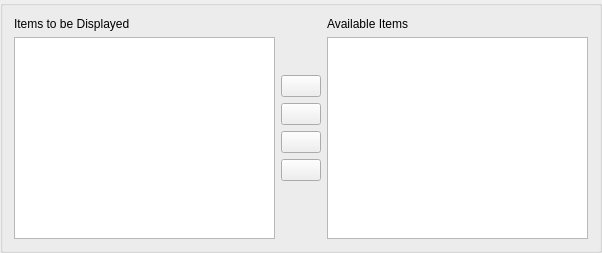
<?xml version="1.0" encoding="UTF-8"?>
<ui version="4.0">
 <class>ListSelectionWidget</class>
 <widget class="QGroupBox" name="ListSelectionWidget">
  <property name="geometry">
   <rect>
    <x>0</x>
    <y>0</y>
    <width>602</width>
    <height>253</height>
   </rect>
  </property>
  <layout class="QVBoxLayout" name="verticalLayout_5">
   <item>
    <layout class="QHBoxLayout" name="horizontalLayout">
     <item>
      <layout class="QVBoxLayout" name="verticalLayout_2">
       <item>
        <widget class="QLabel" name="label">
         <property name="text">
          <string>Items to be Displayed</string>
         </property>
        </widget>
       </item>
       <item>
        <widget class="QListWidget" name="selectedListWidget"/>
       </item>
      </layout>
     </item>
     <item>
      <layout class="QVBoxLayout" name="verticalLayout">
       <item>
        <spacer name="verticalSpacer">
         <property name="orientation">
          <enum>Qt::Vertical</enum>
         </property>
         <property name="sizeHint" stdset="0">
          <size>
           <width>20</width>
           <height>40</height>
          </size>
         </property>
        </spacer>
       </item>
       <item>
        <widget class="QPushButton" name="addButton">
         <property name="toolTip">
          <string>&lt;html&gt;&lt;head/&gt;&lt;body&gt;&lt;p&gt;Move the selected Available Item to the list of Items to be Displayed&lt;/p&gt;&lt;/body&gt;&lt;/html&gt;</string>
         </property>
         <property name="text">
          <string/>
         </property>
        </widget>
       </item>
       <item>
        <widget class="QPushButton" name="removeButton">
         <property name="toolTip">
          <string>&lt;html&gt;&lt;head/&gt;&lt;body&gt;&lt;p&gt;Remove the selected Item from the list of Items to be Displayed&lt;/p&gt;&lt;/body&gt;&lt;/html&gt;</string>
         </property>
         <property name="text">
          <string/>
         </property>
        </widget>
       </item>
       <item>
        <widget class="QPushButton" name="upButton">
         <property name="toolTip">
          <string>&lt;html&gt;&lt;head/&gt;&lt;body&gt;&lt;p&gt;Move the selected Item up in the list of Items to be Displayed&lt;/p&gt;&lt;/body&gt;&lt;/html&gt;</string>
         </property>
         <property name="text">
          <string/>
         </property>
        </widget>
       </item>
       <item>
        <widget class="QPushButton" name="downButton">
         <property name="toolTip">
          <string>&lt;html&gt;&lt;head/&gt;&lt;body&gt;&lt;p&gt;Move the select Item down in the list of Items to be Displayed&lt;/p&gt;&lt;/body&gt;&lt;/html&gt;</string>
         </property>
         <property name="text">
          <string/>
         </property>
        </widget>
       </item>
       <item>
        <spacer name="verticalSpacer_2">
         <property name="orientation">
          <enum>Qt::Vertical</enum>
         </property>
         <property name="sizeHint" stdset="0">
          <size>
           <width>20</width>
           <height>40</height>
          </size>
         </property>
        </spacer>
       </item>
      </layout>
     </item>
     <item>
      <layout class="QVBoxLayout" name="verticalLayout_3">
       <item>
        <widget class="QLabel" name="label_2">
         <property name="text">
          <string>Available Items</string>
         </property>
        </widget>
       </item>
       <item>
        <widget class="QListWidget" name="availableListWidget"/>
       </item>
      </layout>
     </item>
    </layout>
   </item>
  </layout>
 </widget>
 <resources/>
 <connections/>
</ui>
